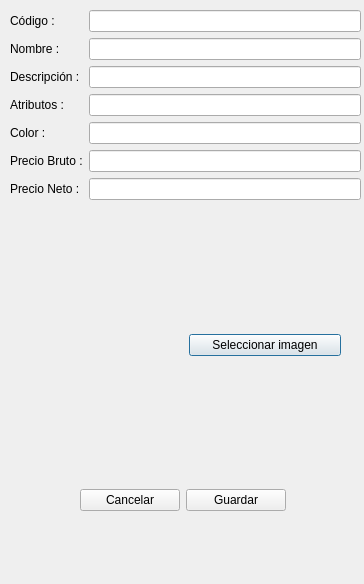
<?xml version="1.0" encoding="UTF-8"?>
<ui version="4.0">
 <class>Dialog</class>
 <widget class="QDialog" name="Dialog">
  <property name="geometry">
   <rect>
    <x>0</x>
    <y>0</y>
    <width>364</width>
    <height>584</height>
   </rect>
  </property>
  <property name="windowTitle">
   <string>Datos del producto</string>
  </property>
  <widget class="QWidget" name="formLayoutWidget">
   <property name="geometry">
    <rect>
     <x>10</x>
     <y>10</y>
     <width>351</width>
     <height>261</height>
    </rect>
   </property>
   <layout class="QFormLayout" name="formLayout">
    <property name="fieldGrowthPolicy">
     <enum>QFormLayout::AllNonFixedFieldsGrow</enum>
    </property>
    <item row="0" column="0">
     <widget class="QLabel" name="label">
      <property name="text">
       <string>Código :</string>
      </property>
     </widget>
    </item>
    <item row="0" column="1">
     <widget class="QLineEdit" name="txt_codigo"/>
    </item>
    <item row="1" column="0">
     <widget class="QLabel" name="label_2">
      <property name="text">
       <string>Nombre :</string>
      </property>
     </widget>
    </item>
    <item row="1" column="1">
     <widget class="QLineEdit" name="txt_nom_prod"/>
    </item>
    <item row="2" column="0">
     <widget class="QLabel" name="label_3">
      <property name="text">
       <string>Descripción :</string>
      </property>
     </widget>
    </item>
    <item row="2" column="1">
     <widget class="QLineEdit" name="txt_desc"/>
    </item>
    <item row="3" column="1">
     <widget class="QLineEdit" name="txt_atrib"/>
    </item>
    <item row="4" column="0">
     <widget class="QLabel" name="label_4">
      <property name="text">
       <string>Color :</string>
      </property>
     </widget>
    </item>
    <item row="4" column="1">
     <widget class="QLineEdit" name="txt_color"/>
    </item>
    <item row="5" column="1">
     <widget class="QLineEdit" name="txt_pb"/>
    </item>
    <item row="6" column="1">
     <widget class="QLineEdit" name="txt_pn"/>
    </item>
    <item row="3" column="0">
     <widget class="QLabel" name="label_6">
      <property name="text">
       <string>Atributos :</string>
      </property>
     </widget>
    </item>
    <item row="8" column="0">
     <widget class="QLabel" name="label_8">
      <property name="text">
       <string/>
      </property>
     </widget>
    </item>
    <item row="5" column="0">
     <widget class="QLabel" name="label_7">
      <property name="text">
       <string>Precio Bruto :</string>
      </property>
     </widget>
    </item>
    <item row="6" column="0">
     <widget class="QLabel" name="label_5">
      <property name="text">
       <string>Precio Neto :</string>
      </property>
     </widget>
    </item>
   </layout>
  </widget>
  <widget class="QWidget" name="horizontalLayoutWidget">
   <property name="geometry">
    <rect>
     <x>30</x>
     <y>280</y>
     <width>311</width>
     <height>131</height>
    </rect>
   </property>
   <layout class="QHBoxLayout" name="horizontalLayout_2">
    <item>
     <widget class="KImageFilePreview" name="pvw_img" native="true"/>
    </item>
    <item>
     <widget class="QPushButton" name="btn_img">
      <property name="text">
       <string>Seleccionar imagen</string>
      </property>
     </widget>
    </item>
   </layout>
  </widget>
  <widget class="QWidget" name="horizontalLayoutWidget_2">
   <property name="geometry">
    <rect>
     <x>80</x>
     <y>460</y>
     <width>206</width>
     <height>80</height>
    </rect>
   </property>
   <layout class="QHBoxLayout" name="horizontalLayout">
    <item>
     <widget class="QPushButton" name="btn_cancg">
      <property name="text">
       <string>Cancelar</string>
      </property>
     </widget>
    </item>
    <item>
     <widget class="QPushButton" name="btn_guardar">
      <property name="text">
       <string>Guardar</string>
      </property>
     </widget>
    </item>
   </layout>
  </widget>
 </widget>
 <customwidgets>
  <customwidget>
   <class>KImageFilePreview</class>
   <extends>QWidget</extends>
   <header>kimagefilepreview.h</header>
  </customwidget>
 </customwidgets>
 <resources/>
 <connections/>
</ui>
